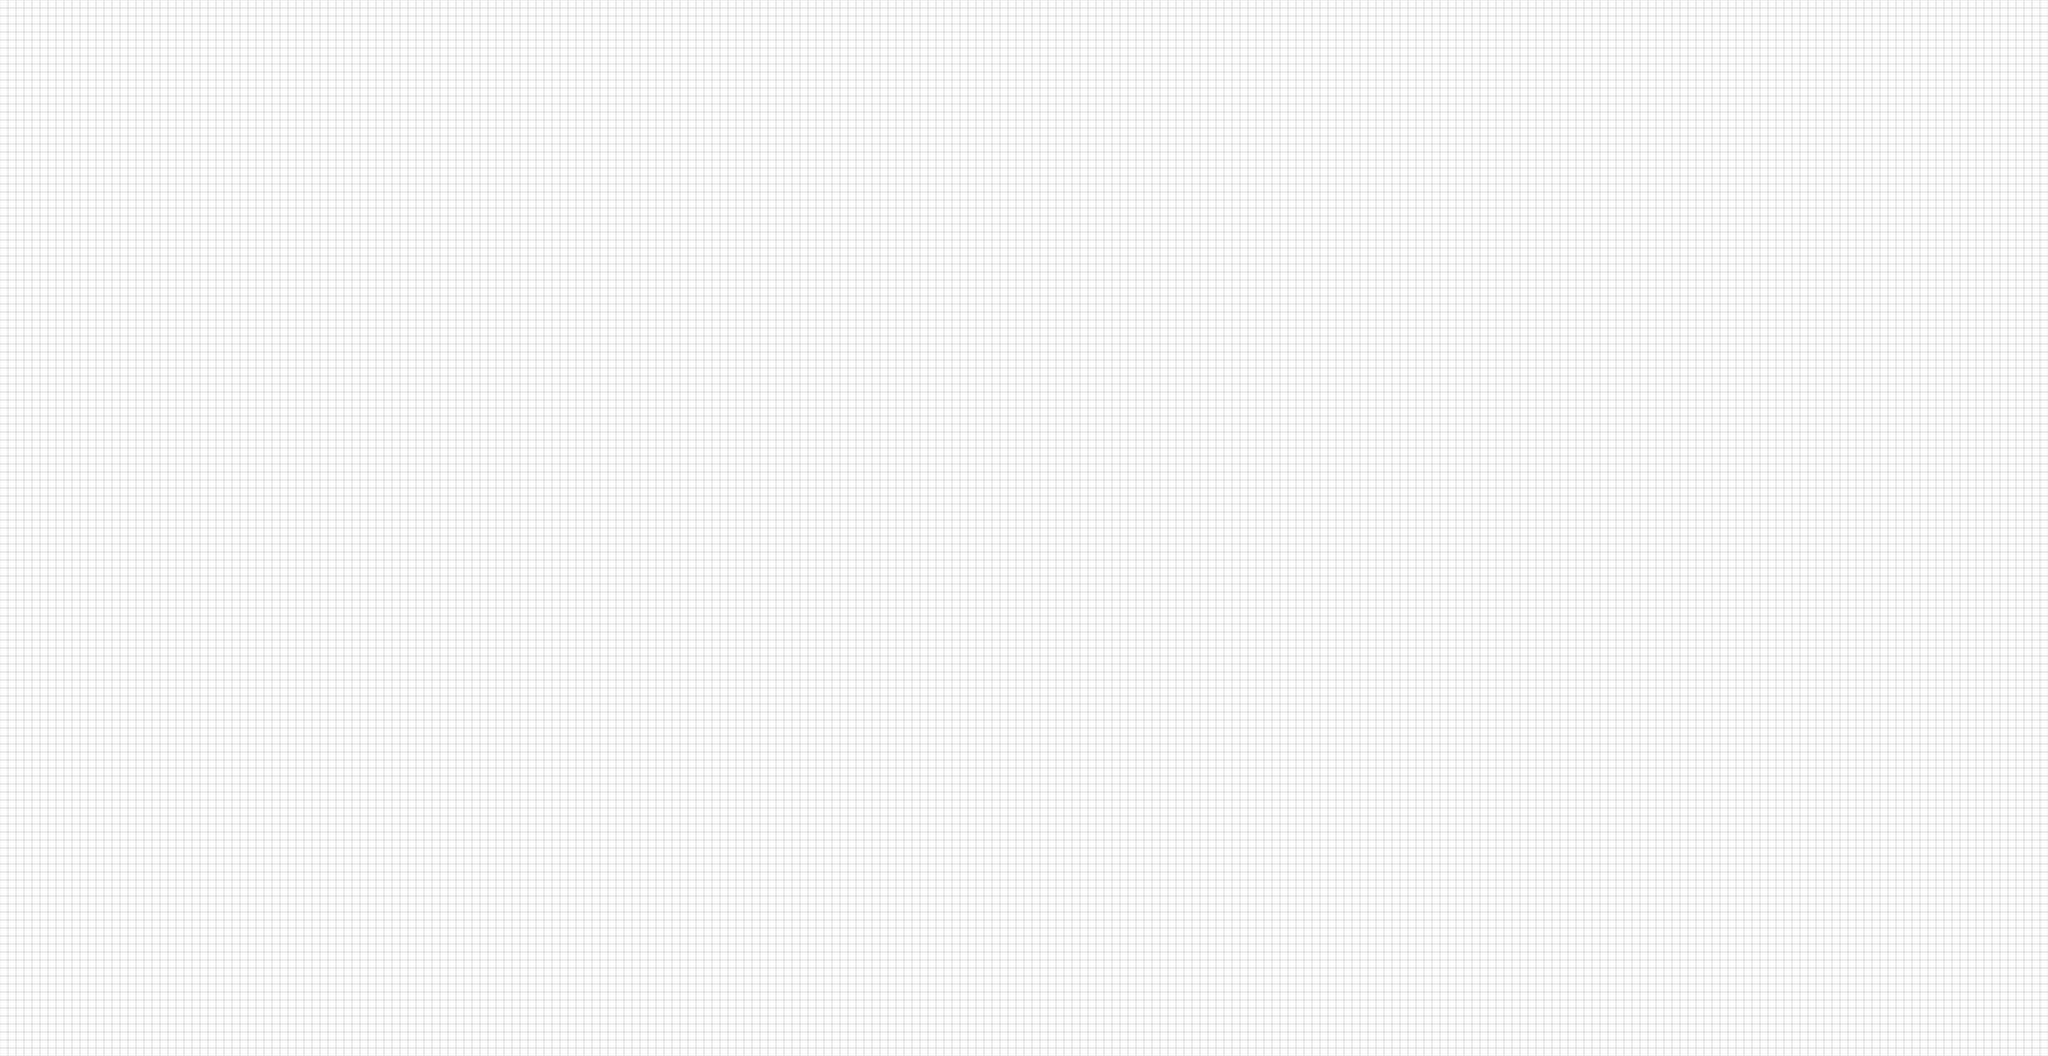

Below is a game level as drawn by its tile map, then a one-line description and the .tmx that defines it (tile-layer data replaced by summaries):
An orthogonal 256x132 tile map with 32x32 px tiles, 1 tile layer (Tile Layer 1).

<map version="1.0" orientation="orthogonal" width="256" height="132" tilewidth="32" tileheight="32" backgroundcolor="#800080">
 <tileset firstgid="1" name="whiteTileGreyBorder_32_32" tilewidth="32" tileheight="32">
  <image source="whiteTileGreyBorder_32_32.png" width="32" height="32" />
 </tileset>
 <objectgroup color="#2543a4" name="Object Layer 1" />
 <layer name="Tile Layer 1" width="256" height="132">
  <data>[33792 cells, 33792 non-empty, 1 distinct tile ids]</data>
 </layer>
</map>
